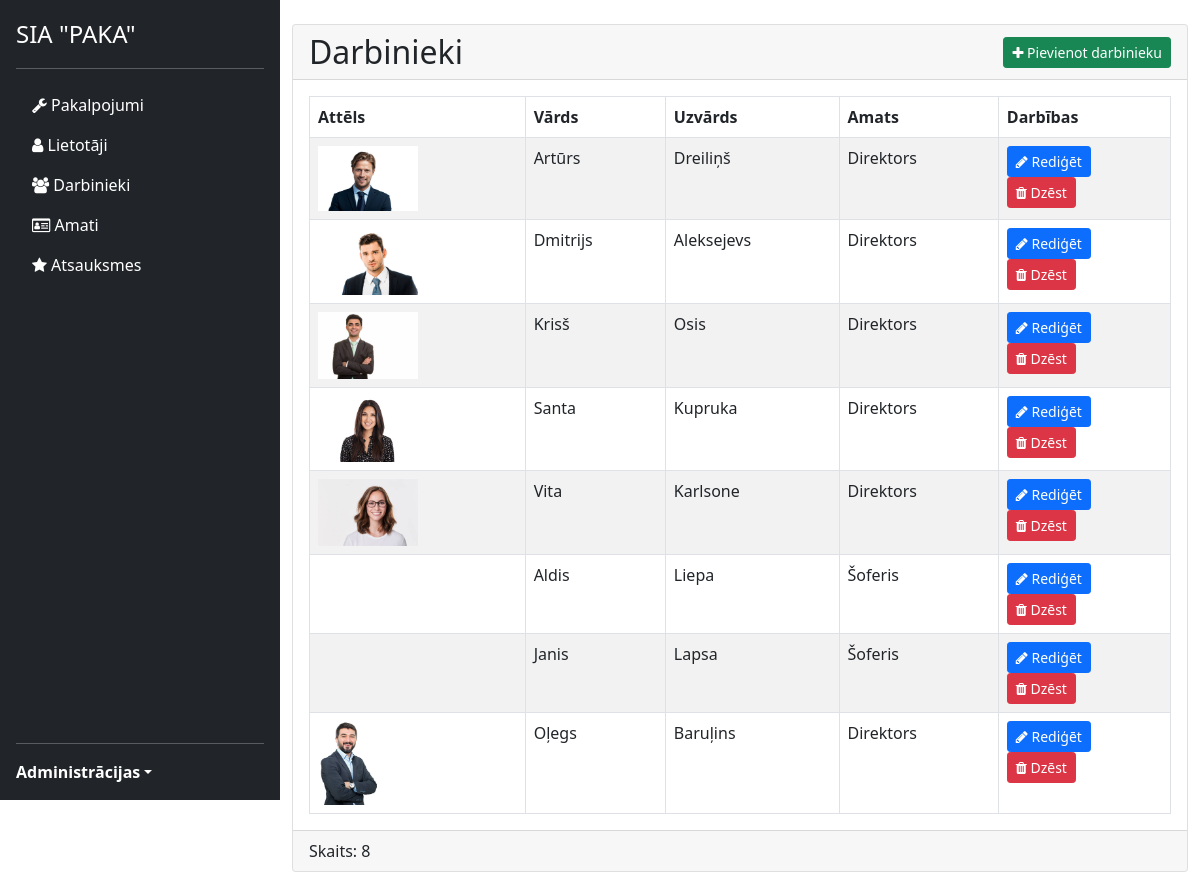
/src/views/admin/employees/list.php (signed in), run on the app's committed database.
### tables this page shows
CREATE TABLE `employees` (
  `id` int(10) UNSIGNED NOT NULL,
  `name` varchar(50) NOT NULL,
  `surname` varchar(50) NOT NULL,
  `email` varchar(255) DEFAULT NULL,
  `position_id` int(10) UNSIGNED NOT NULL,
  `image` text DEFAULT NULL,
  `show_on_first_page` tinyint(1) NOT NULL DEFAULT 0
);

CREATE TABLE `positions` (
  `id` int(10) UNSIGNED NOT NULL,
  `name` varchar(255) NOT NULL
);

### src/views/admin/employees/list.php (the view)
<?php
require_once("../../../../config/database.php");
$query = $db->prepare("
    SELECT e.id, e.name, e.surname, e.image, p.name as position_name
    FROM employees as e
    LEFT JOIN positions as p ON e.position_id = p.id
");
$query->execute();
$employees = $query->fetchAll();
?>
<?php require_once("../../layout/admin-sidebar.php"); ?>
<div class="card">
    <div class="card-header d-flex justify-content-between align-items-center">
        <h2 class="m-0">Darbinieki</h2>
        <a href="add.php" class="btn btn-sm btn-success">
            <i class="fa fa-plus"></i>
            Pievienot darbinieku
        </a>
    </div>
    <div class="card-body">
        <table class="table table-striped table-bordered table-hover m-0">
            <thead>
                <tr>
                    <th>Attēls</th>
                    <th>Vārds</th>
                    <th>Uzvārds</th>
                    <th>Amats</th>
                    <th width="20%">Darbības</th>
                </tr>
            </thead>
            <tbody>
                <?php foreach ($employees as $employee): ?>
                    <tr>
                        <td>
                            <?php if ($employee['image'] != null): ?>
                                <img class="small-img" src="<?php echo '../../../../public/img/uploads/employees/' . $employee['image'] ?>" />
                            <?php endif; ?>
                        </td>
                        <td><?php echo $employee['name'] ?></td>
                        <td><?php echo $employee['surname'] ?></td>
                        <td><?php echo $employee['position_name']; ?></td>
                        <td>
                            <a href="edit.php?id=<?php echo $employee['id'] ?>" class="btn btn-sm btn-primary">
                                <i class="fa fa-pencil"></i>
                                Rediģēt
                            </a>
                            <a href="delete.php?id=<?php echo $employee['id'] ?>" onClick="return confirm('Vai tiešām vēlaties dzēst?')" class="btn btn-sm btn-danger">
                                <i class="fa fa-trash"></i>
                                Dzēst
                            </a>
                        </td>
                    </tr>
                <?php endforeach; ?>
            </tbody>
        </table>
    </div>
    <div class="card-footer">
        Skaits: <?php echo count($employees) ?>
    </div>
</div>
<?php require_once("../../layout/admin-footer.php"); ?>

### src/views/layout/admin-sidebar.php (shortened to what this page needs)
<!DOCTYPE html>
<html lang="en">
<head>
    <link href="https://cdn.jsdelivr.net/npm/bootstrap@5.0.2/dist/css/bootstrap.min.css" rel="stylesheet">
    <link rel="stylesheet" href="https://cdnjs.cloudflare.com/ajax/libs/font-awesome/4.7.0/css/font-awesome.min.css">
    <link rel="stylesheet" href="../../../../public/css/admin.css">
</head>
<body>
    <div class="d-flex">
        <div class="d-flex flex-column flex-shrink-0 p-3 text-white bg-dark vh-100 sticky-top" style="width: 280px;">
            <a class="d-flex align-items-center mb-3 mb-md-0 me-md-auto text-white text-decoration-none">
                <span class="fs-4">SIA "PAKA"</span>
            </a>
            <hr>
            <ul class="nav nav-pills flex-column mb-auto">
                <li>
                    <a href="../../admin/services/list.php" class="nav-link <?= str_contains($currentPage, 'admin/services') ? "active" : 'text-white' ?>">
                        <i class="fa fa-wrench"></i>
                        Pakalpojumi
                    </a>
                </li>
                <li class="nav-item">
                    <a href="../../admin/users/list.php" class="nav-link <?= str_contains($currentPage, 'admin/users') ? "active" : 'text-white' ?>">
                        <i class="fa fa-user"></i>
                        Lietotāji
                    </a>
                </li>
                <li class="nav-item">
                    <a href="../../admin/employees/list.php" class="nav-link <?= str_contains($currentPage, 'admin/employees') ? "active" : 'text-white' ?>">
                        <i class="fa fa-users"></i>
                        Darbinieki
                    </a>
                </li>
                <li>
                    <a href="../../admin/positions/list.php" class="nav-link <?= str_contains($currentPage, 'admin/positions') ? "active" : 'text-white' ?>">
                        <i class="fa fa-id-card-o"></i>
                        Amati
                    </a>
                </li>
                <li>
                    <a href="../../admin/reviews/list.php" class="nav-link <?= str_contains($currentPage, 'admin/reviews') ? "active" : 'text-white' ?>">
                        <i class="fa fa-star"></i>
                        Atsauksmes
                    </a>
                </li>
            </ul>
            <hr>
            <div class="dropdown">
                <a href="#" class="d-flex align-items-center text-white text-decoration-none dropdown-toggle" id="dropdownUser1" data-bs-toggle="dropdown" aria-expanded="false">
                    <strong><?php echo "Administrācijas" ?></strong>
                </a>
            </div>
        </div>
        <div class="container py-4">

### src/views/layout/admin-footer.php
    </div>
</div>
</body>
</html>

### public/css/admin.css (style rules this page uses)
.small-img { max-width: 100px; max-height: 100px; }

### data on the page
employees: image (picture), name "Artūrs", surname "Dreiliņš", position.name "Direktors"
employees: image (picture), name "Dmitrijs", surname "Aleksejevs", position.name "Direktors"
employees: image (picture), name "Krisš", surname "Osis", position.name "Direktors"
employees: image (picture), name "Santa", surname "Kupruka", position.name "Direktors"
employees: image (picture), name "Vita", surname "Karlsone", position.name "Direktors"
employees: name "Aldis", surname "Liepa", position.name "Šoferis"
employees: name "Janis", surname "Lapsa", position.name "Šoferis"
employees: image (picture), name "Oļegs", surname "Baruļins", position.name "Direktors"

### other printed values
count($employees) "8"
